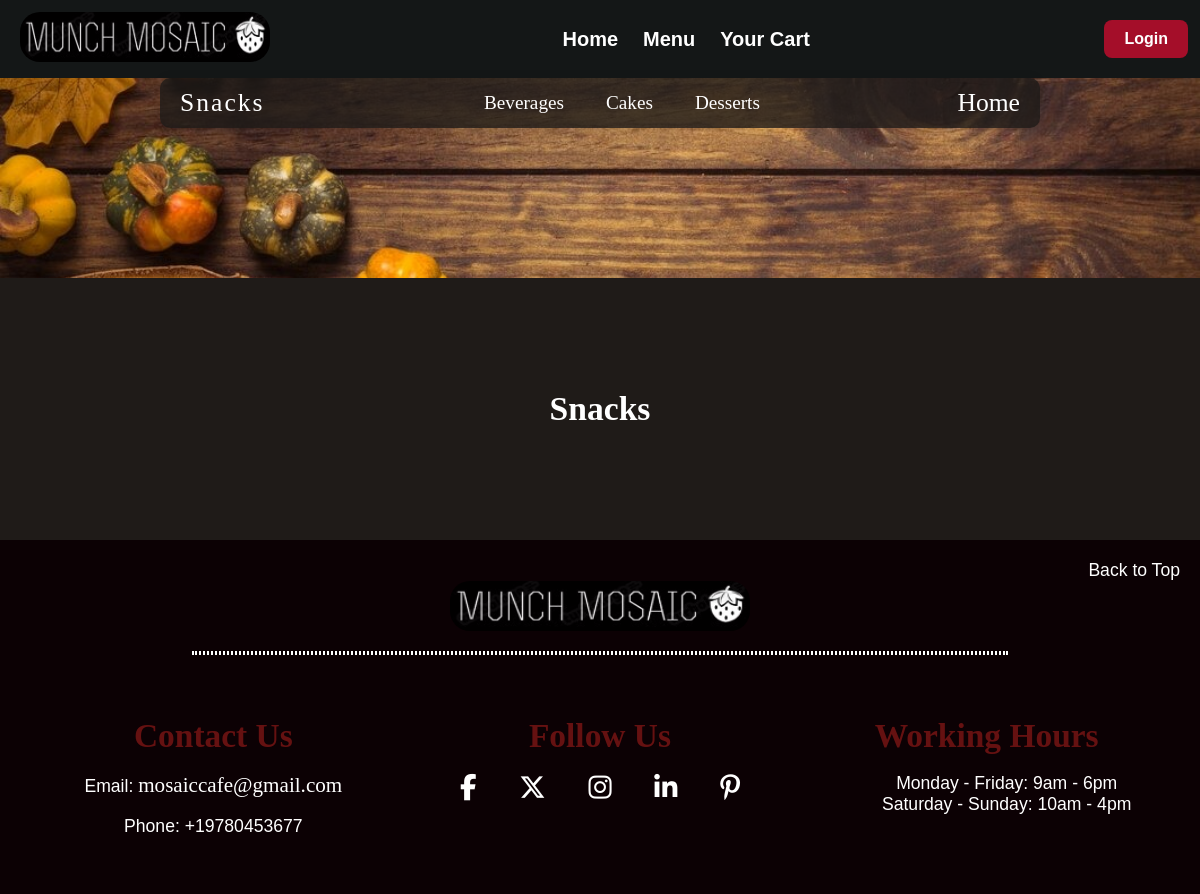
Page /snacks/ on the earlier database version.
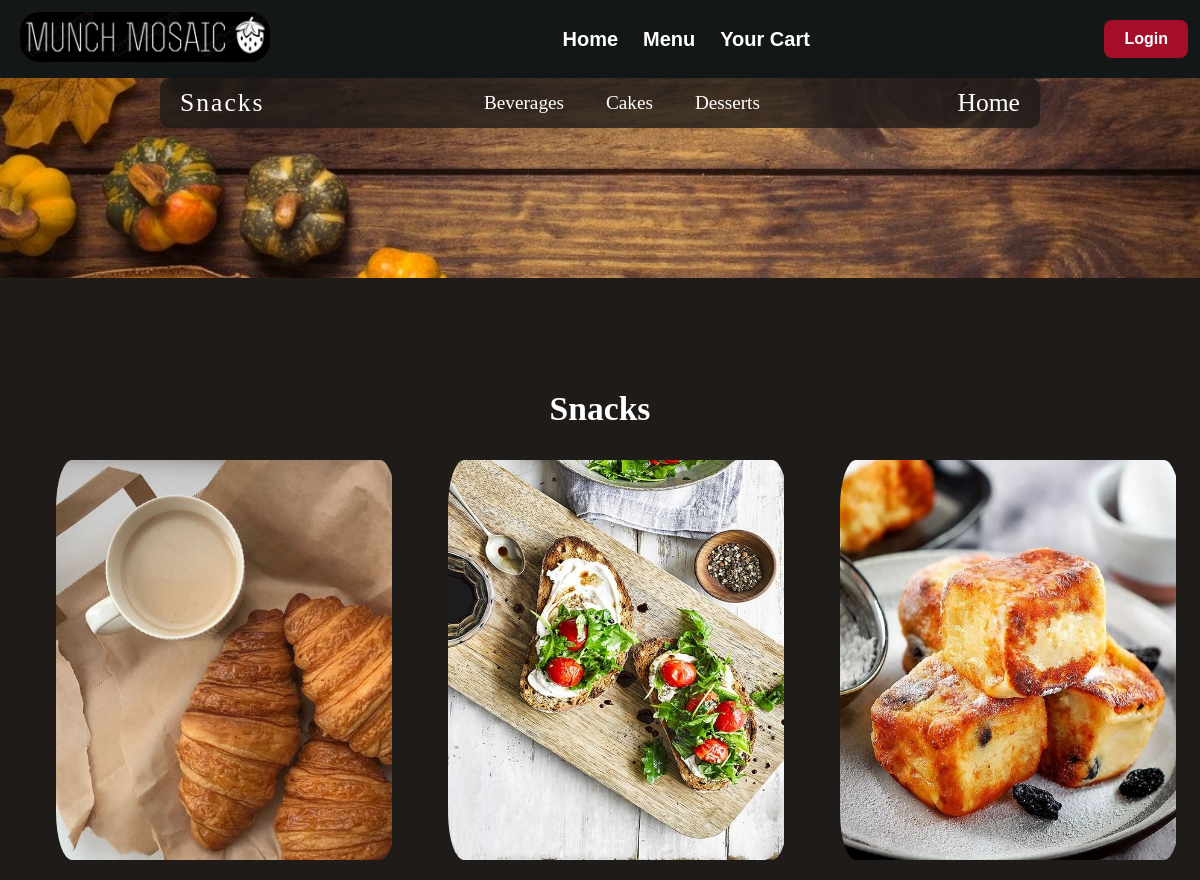
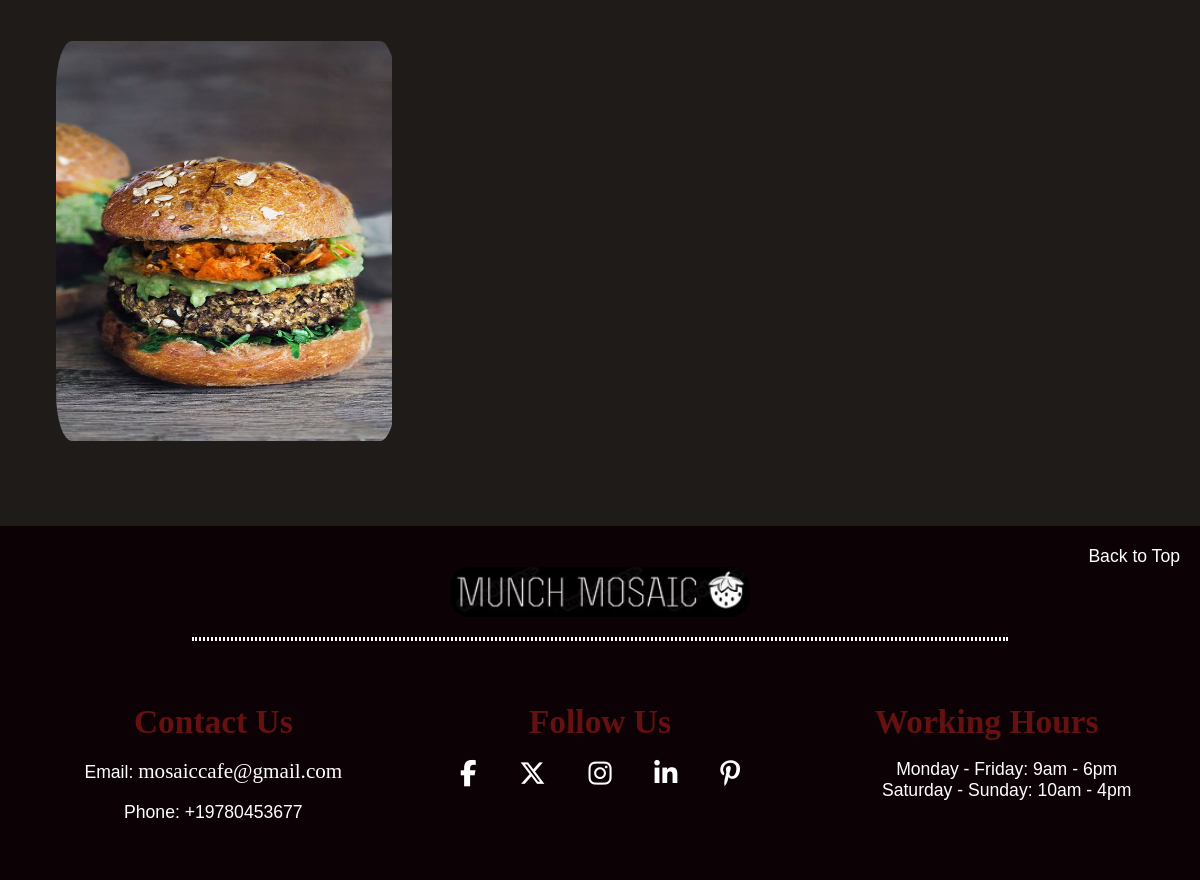
Same page on the later database version (2 pictures, top to bottom).
### home/models.py (models this page shows)
class Product(models.Model):
    product_id = models.AutoField
    productName = models.CharField(max_length=50)
    price = models.IntegerField(default=0)
    description = models.CharField(max_length=300)
    image = models.ImageField(upload_to="home/static/imgs", default="")
    category = models.CharField(max_length=50, default="")
    subcategory = models.CharField(max_length=50, default="")

### chhotus/views.py (the view)
# urls.py: path("snacks/", snacks, name="snacks"),
def snacks(request):
    snacks = Product.objects.filter(category="snacks")
    snacks = list(snacks)
    return render(request, 'snacks.html', {'snacks': snacks})

### home/templates/snacks.html (shortened to what this page needs)
<!DOCTYPE html>
<html lang="en">
<head>
    <link rel="stylesheet" href="/static/css/menuitems.css">
</head>
<body>
    {% include "navbar.html" %}
    {% include "cursor.html" %}
    <div class="navbody" id="snacks-bgimg">
        <nav class="navbar-2">
            <div class="nav-left">
                <span>Snacks</span>
            </div>
            <div class="nav-center">
                <a href="/beverages">Beverages</a>
                <a href="/cakes">Cakes</a>
                <a href="/desserts">Desserts</a>
            </div>
            <div class="nav-right">
                <a href="/">Home</a>
            </div>
        </nav>
    </div>
    <div class="container-all">
        <h2 id="snacks">Snacks</h2>
        <div class="card-container">
            {% for i in snacks %}
            <article class="card-article">
                <img src="/{{i.image}}" alt="" class="card-img">
            </article>
            {% endfor %}
        </div>
    </div>
    {% include "footer.html" %}
</body>
</html>

Differences in the rows shown:
added Product: image (picture)
added Product: image (picture)
added Product: image (picture)
added Product: image (picture)
